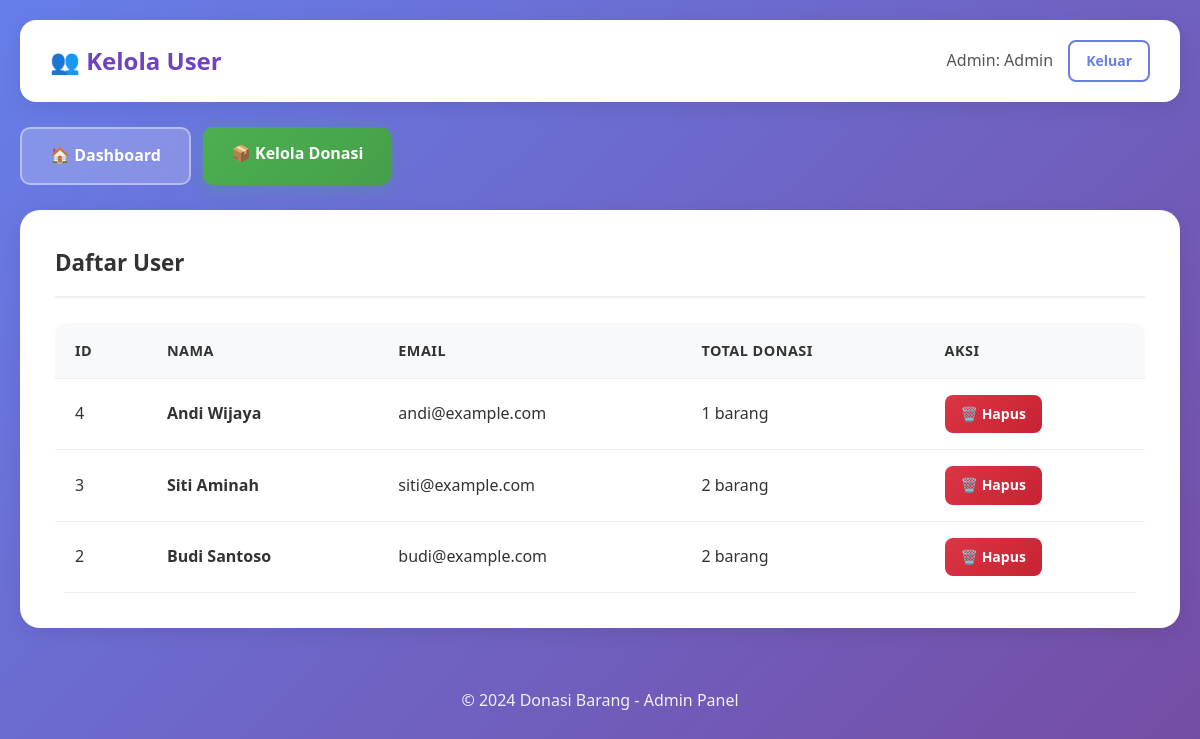
/admin_users.php (signed in), run on the app's committed database.
### tables this page shows
CREATE TABLE users (
    id INT AUTO_INCREMENT PRIMARY KEY,
    nama VARCHAR(100),
    email VARCHAR(100) UNIQUE,
    password VARCHAR(255),
    role ENUM('user','admin') DEFAULT 'user'
);

### db.php (called while the page is built, shortened)
<?php
function db_query($conn, $query) {
    return mysqli_query($conn, $query);
}
function db_fetch($result) {
    return mysqli_fetch_assoc($result);
}
function db_num_rows($result) {
    return mysqli_num_rows($result);
}
?>

### admin_users.php (the view, shortened to what this page needs)
<?php
require_once 'db.php';
$query = "SELECT u.*, (SELECT COUNT(*) FROM donasi WHERE user_id = u.id) as total_donasi
          FROM users u WHERE u.role = 'user' ORDER BY u.id DESC";
$result = db_query($conn, $query);
?>
<!DOCTYPE html>
<html lang="id">
<head>
    <link rel="stylesheet" href="style.css">
</head>
<body>
    <div class="container">
        <header class="dashboard-header admin-header">
            <div class="header-left">
                <h1>👥 Kelola User</h1>
            </div>
            <div class="user-info">
                <span class="user-name">Admin: <?php echo htmlspecialchars($_SESSION['admin_nama']); ?></span>
                <a href="admin_logout.php" class="btn btn-outline btn-sm">Keluar</a>
            </div>
        </header>
        <nav class="dashboard-nav">
            <a href="admin_dashboard.php" class="btn btn-secondary">🏠 Dashboard</a>
            <a href="admin_donasi.php" class="btn btn-primary">📦 Kelola Donasi</a>
        </nav>
        <section class="dashboard-content">
            <h2>Daftar User</h2>
            <div class="table-responsive">
                <table class="data-table">
                    <thead>
                        <tr>
                            <th>ID</th>
                            <th>Nama</th>
                            <th>Email</th>
                            <th>Total Donasi</th>
                            <th>Aksi</th>
                        </tr>
                    </thead>
                    <tbody>
                        <?php if (db_num_rows($result) > 0): ?>
                            <?php while ($row = db_fetch($result)): ?>
                                <tr>
                                    <td><?php echo $row['id']; ?></td>
                                    <td><strong><?php echo htmlspecialchars($row['nama']); ?></strong></td>
                                    <td><?php echo htmlspecialchars($row['email']); ?></td>
                                    <td><?php echo $row['total_donasi']; ?> barang</td>
                                    <td>
                                        <a href="admin_delete_user.php?id=<?php echo $row['id']; ?>" class="btn btn-danger btn-sm" onclick="return confirm('Yakin hapus user ini? Semua donasi user juga akan terhapus.')">🗑️ Hapus</a>
                                    </td>
                                </tr>
                            <?php endwhile; ?>
                        <?php else: ?>
                            <tr>
                                <td colspan="5" class="text-center">Belum ada user terdaftar.</td>
                            </tr>
                        <?php endif; ?>
                    </tbody>
                </table>
            </div>
        </section>
        <footer class="footer">
            <p>&copy; 2024 Donasi Barang - Admin Panel</p>
        </footer>
    </div>
</body>
</html>

### style.css (style rules this page uses)
* { margin: 0; padding: 0; box-sizing: border-box; }
body { font-family: 'Segoe UI', Tahoma, Geneva, Verdana, sans-serif; background: linear-gradient(135deg, #667eea 0%, #764ba2 100%); min-height: 100vh; color: #333; line-height: 1.6; }
.container { max-width: 1200px; margin: 0 auto; padding: 20px; }
.btn { display: inline-block; padding: 14px 28px; border: none; border-radius: 10px; cursor: pointer; text-decoration: none; font-size: 1rem; font-weight: 600; transition: all 0.3s ease; text-align: center; }
.btn-primary { background: linear-gradient(135deg, #4CAF50 0%, #45a049 100%); color: white; box-shadow: 0 4px 15px rgba(76, 175, 80, 0.3); }
.btn-secondary { background: rgba(255,255,255,0.2); color: white; border: 2px solid rgba(255,255,255,0.4); backdrop-filter: blur(10px); }
.btn-danger { background: linear-gradient(135deg, #dc3545 0%, #c82333 100%); color: white; }
.btn-outline { background: transparent; color: #667eea; border: 2px solid #667eea; }
.btn-sm { padding: 8px 16px; font-size: 0.875rem; border-radius: 8px; }
.footer { text-align: center; padding: 30px; color: white; opacity: 0.9; }
.dashboard-header { display: flex; justify-content: space-between; align-items: center; background: white; padding: 20px 30px; border-radius: 16px; margin-bottom: 25px; box-shadow: 0 5px 20px rgba(0, 0, 0, 0.08); flex-wrap: wrap; gap: 15px; }
.header-left h1 { color: #333; font-size: 1.5rem; }
.admin-header .header-left h1 { color: #6f42c1; }
.user-info { display: flex; align-items: center; gap: 15px; }
.user-name { color: #555; font-weight: 500; }
.dashboard-nav { display: flex; gap: 12px; flex-wrap: wrap; margin-bottom: 25px; }
.dashboard-content { background: white; padding: 35px; border-radius: 20px; box-shadow: 0 5px 20px rgba(0, 0, 0, 0.08); margin-bottom: 30px; }
.dashboard-content h2 { color: #333; margin-bottom: 25px; padding-bottom: 15px; border-bottom: 2px solid #f0f0f0; font-size: 1.4rem; }
.table-responsive { overflow-x: auto; border-radius: 12px; }
.data-table { width: 100%; border-collapse: collapse; background: white; }
.data-table th, .data-table td { padding: 16px 20px; text-align: left; border-bottom: 1px solid #eee; }
.data-table th { background: #f8f9fa; color: #333; font-weight: 600; font-size: 0.9rem; text-transform: uppercase; letter-spacing: 0.5px; }

### data on the page
users: id "4", nama "Andi Wijaya", email "andi@example.com", total_donasi "1"
users: id "3", nama "Siti Aminah", email "siti@example.com", total_donasi "2"
users: id "2", nama "Budi Santoso", email "budi@example.com", total_donasi "2"

### other printed values
$_SESSION['admin_nama'] "Admin"
